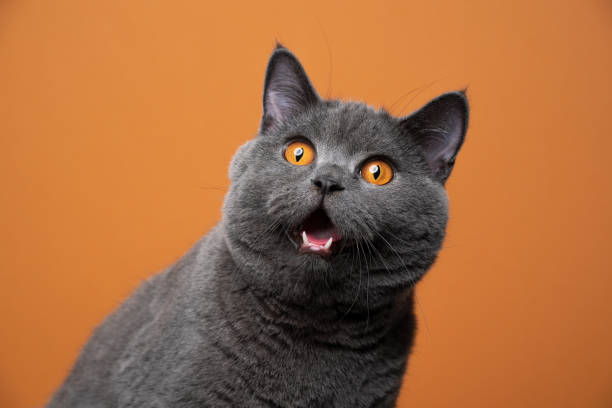
#> input picture Photos/Cat.jpg, 612 x 408 px
$ python Histogram.py
#> lines starting #> are read from the running program, lines starting #| are printed output that depends on the picture
import cv2
import numpy as np
import matplotlib.pyplot as plt

def plot_histogram(image):
    hist = cv2.calcHist([image], [0], None, [256], [0, 256])

    plt.plot(hist, color='gray')
    plt.xlabel('Pixel Intensity')
    plt.ylabel('Frequency')
    plt.title('Histogram')
    plt.grid(True)
    plt.show()

image_path = 'Photos/Cat.jpg'
original_image = cv2.imread(image_path, cv2.IMREAD_GRAYSCALE)
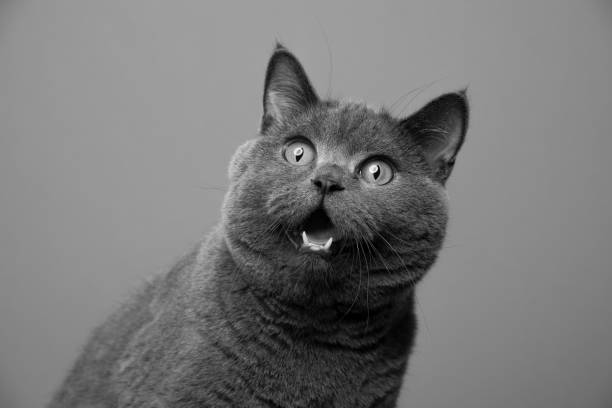
#> original_image: shape (408, 612); min 0, max 251, mean 120.1

plt.imshow(original_image, cmap='gray')
plt.title('Original Image')
plt.show()

plot_histogram(original_image)
#> in plot_histogram, `hist = cv2.calcHist([image], [0], None, [256], [0, 256])`: hist = 256 values, max 10187 at index 156, min 0 at index 239, mean 975.4
#> in plot_histogram, `plt.show()`:
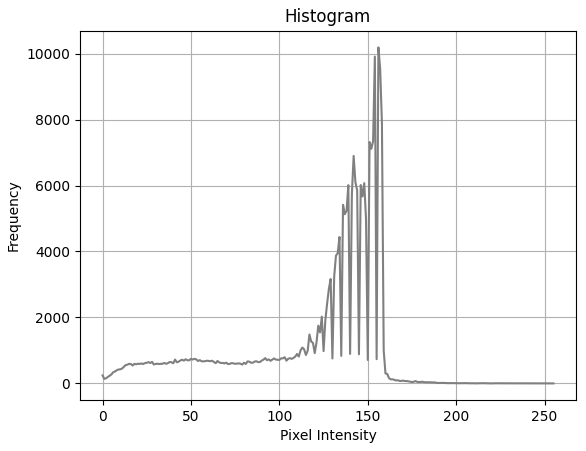
#> figure drawn by matplotlib, 1 panel; curve peaks at x = 156, y = 10187
